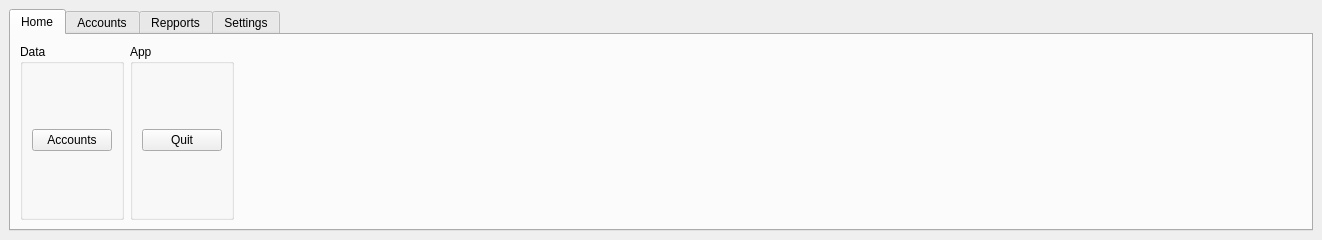
<?xml version="1.0" encoding="UTF-8"?>
<ui version="4.0">
 <class>DWRibbon</class>
 <widget class="QDockWidget" name="DWRibbon">
  <property name="geometry">
   <rect>
    <x>0</x>
    <y>0</y>
    <width>1322</width>
    <height>240</height>
   </rect>
  </property>
  <property name="features">
   <set>QDockWidget::DockWidgetFeature::NoDockWidgetFeatures</set>
  </property>
  <property name="allowedAreas">
   <set>Qt::DockWidgetArea::TopDockWidgetArea</set>
  </property>
  <property name="windowTitle">
   <string>Ribbon</string>
  </property>
  <widget class="QWidget" name="dockWidgetContents">
   <layout class="QVBoxLayout" name="verticalLayout">
    <item>
     <widget class="QTabWidget" name="tabWidget">
      <property name="currentIndex">
       <number>0</number>
      </property>
      <widget class="QWidget" name="tabHome">
       <attribute name="title">
        <string>Home</string>
       </attribute>
       <layout class="QHBoxLayout" name="horizontalLayout">
        <item>
         <widget class="QGroupBox" name="groupBox_2">
          <property name="title">
           <string>Data</string>
          </property>
          <layout class="QVBoxLayout" name="verticalLayout_3">
           <item>
            <widget class="QPushButton" name="btnAccounts">
             <property name="text">
              <string>Accounts</string>
             </property>
            </widget>
           </item>
          </layout>
         </widget>
        </item>
        <item>
         <widget class="QGroupBox" name="groupBox">
          <property name="title">
           <string>App</string>
          </property>
          <layout class="QVBoxLayout" name="verticalLayout_2">
           <item>
            <widget class="QPushButton" name="btnQuit">
             <property name="text">
              <string>Quit</string>
             </property>
            </widget>
           </item>
          </layout>
         </widget>
        </item>
        <item>
         <spacer name="horizontalSpacer">
          <property name="orientation">
           <enum>Qt::Orientation::Horizontal</enum>
          </property>
          <property name="sizeHint" stdset="0">
           <size>
            <width>40</width>
            <height>20</height>
           </size>
          </property>
         </spacer>
        </item>
       </layout>
      </widget>
      <widget class="QWidget" name="tabAccounts">
       <attribute name="title">
        <string>Accounts</string>
       </attribute>
      </widget>
      <widget class="QWidget" name="tabRepports">
       <attribute name="title">
        <string>Repports</string>
       </attribute>
      </widget>
      <widget class="QWidget" name="tabSettings">
       <attribute name="title">
        <string>Settings</string>
       </attribute>
      </widget>
     </widget>
    </item>
   </layout>
  </widget>
 </widget>
 <resources/>
 <connections/>
</ui>
